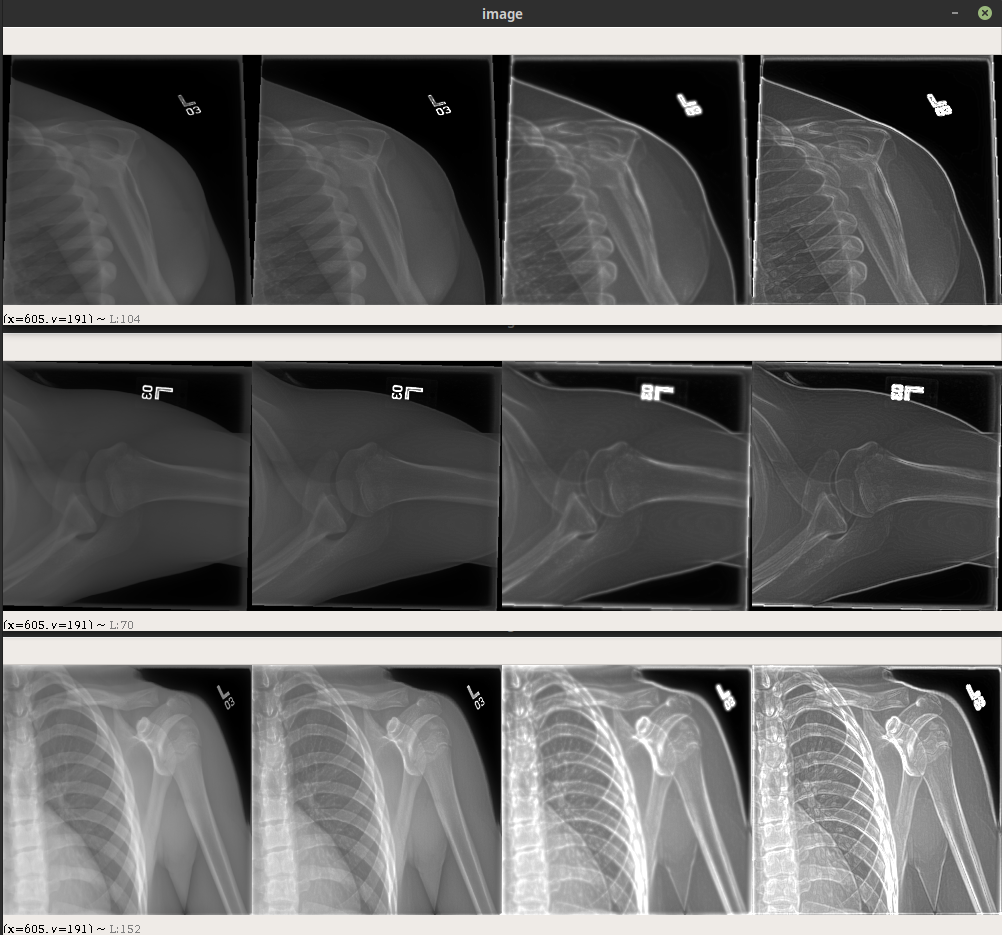
#> input picture Dataset/preprocess.png, 1002 x 935 px
$ python -i preprocess.py   (imports and definitions only)   (older library calls are emulated)
#> lines starting #> are read from the running program, lines starting #| are printed output that depends on the picture
#> further down, picture is the input picture: shape (935, 1002, 3); mean B, G, R 105.6, 106.3, 106.8
import cv2


def high_pass_filter(img):
    blur = cv2.GaussianBlur(img, (5,5), 100)
    diff = cv2.subtract(img, blur)
    sharp = cv2.add(img, diff)
    return sharp

def sobel(img):

    grad_x = cv2.Sobel(img, cv2.CV_16S, 1, 0, ksize=3, scale=1, delta=1)
    grad_y = cv2.Sobel(img, cv2.CV_16S, 0, 1, ksize=3, scale=1, delta=1)
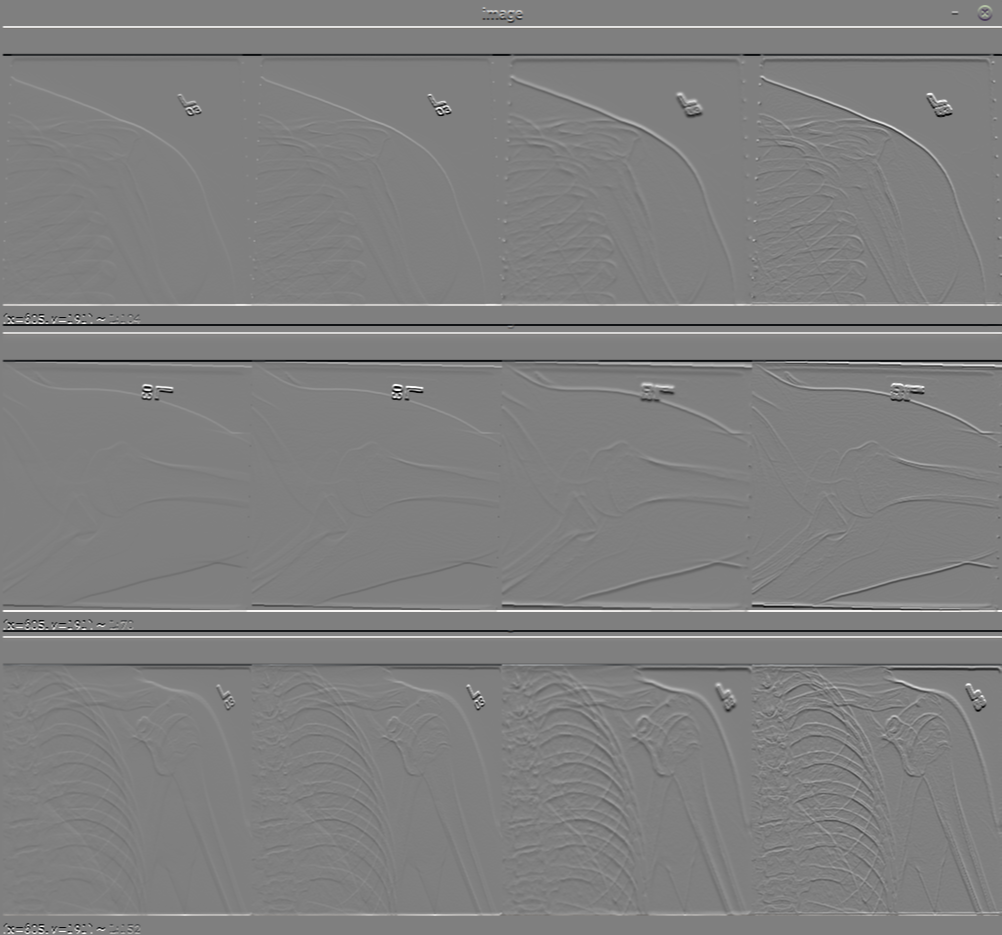
#> grad_y: shape (935, 1002, 3) int16; mean B, G, R 2.6, 2.6, 2.6; drawn with min black and max white

    abs_grad_x = cv2.convertScaleAbs(grad_x)
    abs_grad_y = cv2.convertScaleAbs(grad_y)
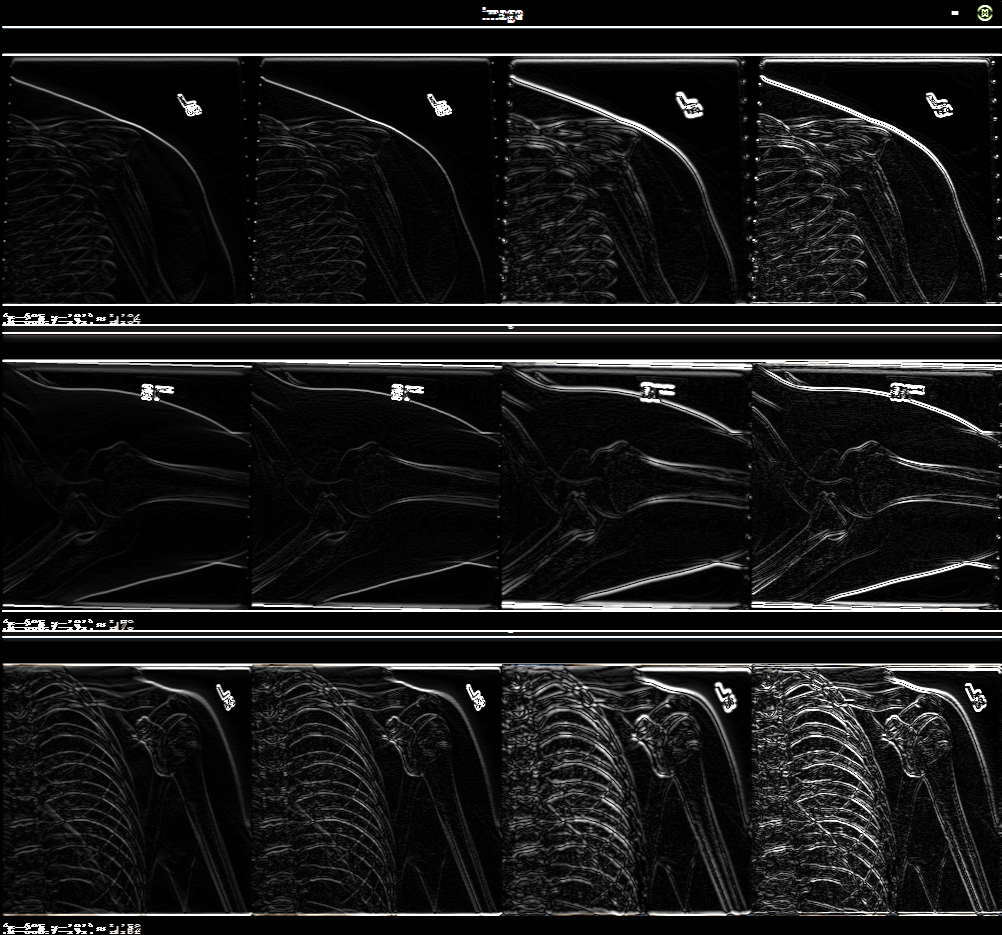
#> abs_grad_y: shape (935, 1002, 3); mean B, G, R 25.2, 25.2, 25.2

    uns_grad = cv2.addWeighted(abs_grad_x, 0.5, abs_grad_y, 0.5, 0)
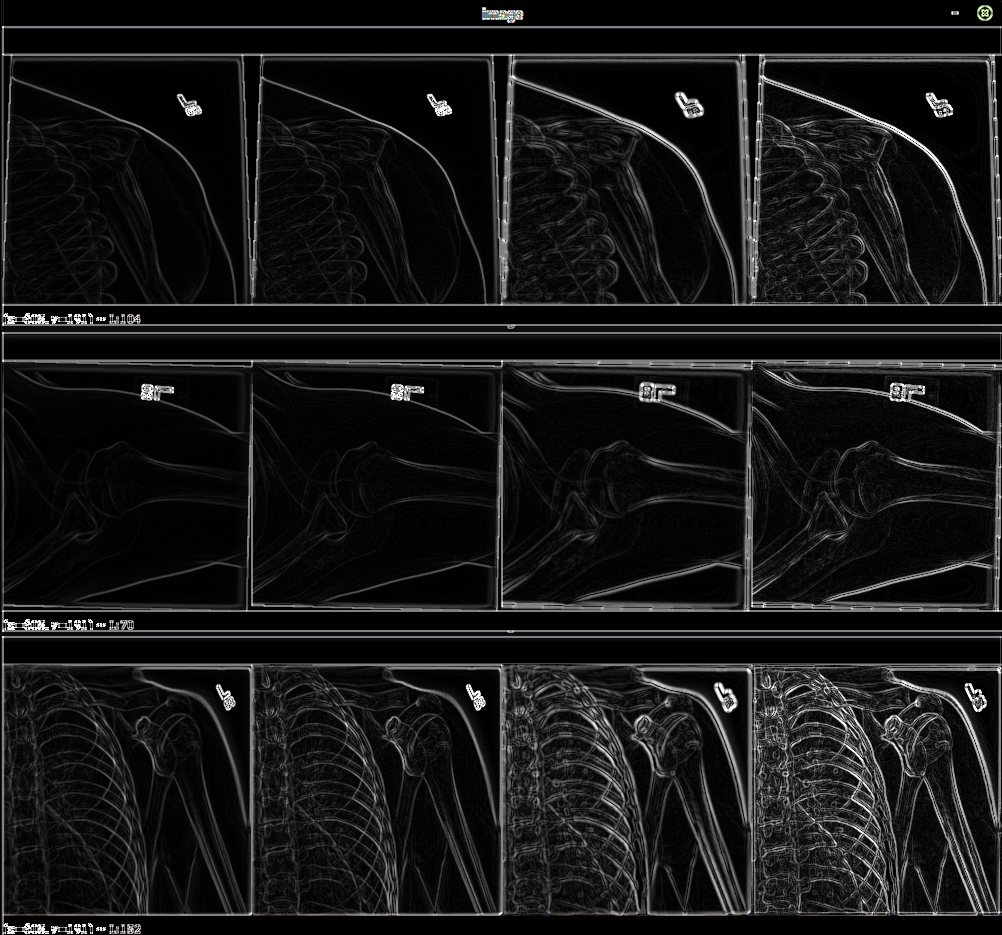
#> uns_grad: shape (935, 1002, 3); mean B, G, R 22.9, 22.9, 22.9

    #smoothing sobel
    smooth_grad = cv2.GaussianBlur(uns_grad, (5,5), 0)

    smooth_sobel = cv2.add(img, smooth_grad)
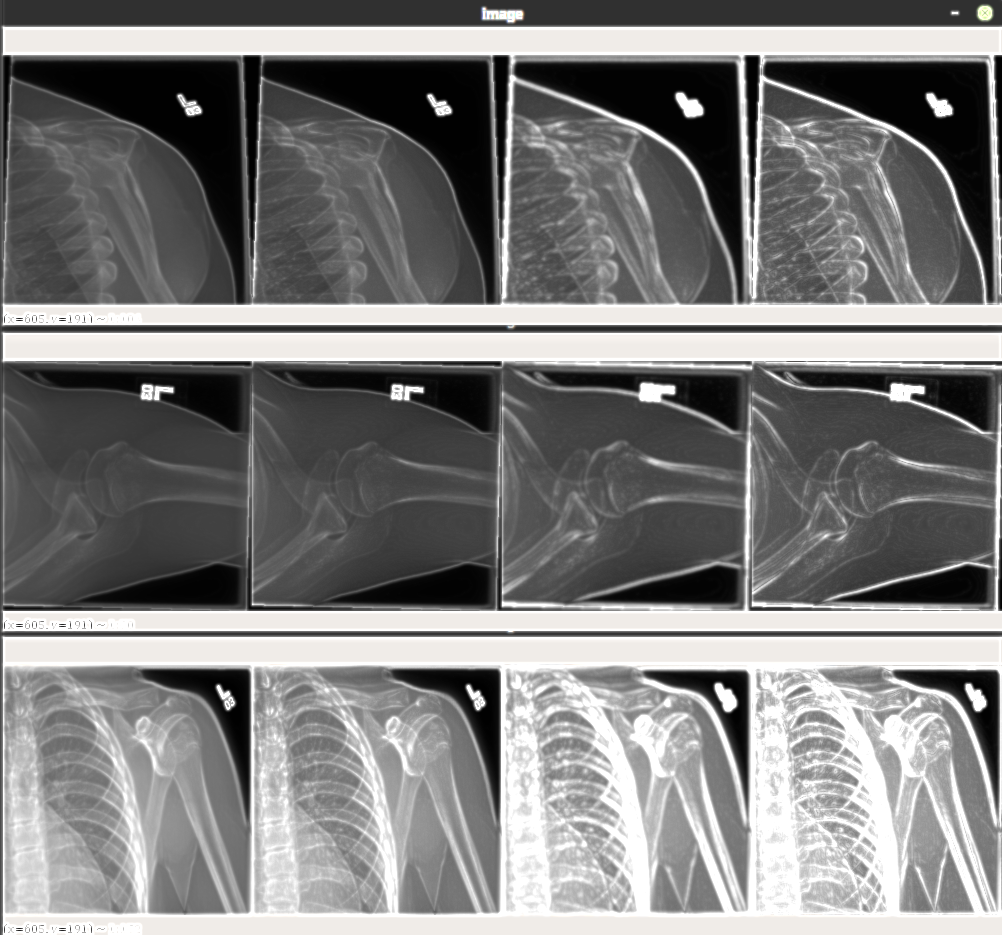
#> smooth_sobel: shape (935, 1002, 3); mean B, G, R 125.6, 126.2, 126.6

    sobel = cv2.add(img, uns_grad)
    return sobel, smooth_sobel


>>> import cv2
>>> picture = cv2.imread('Dataset/preprocess.png')
>>> result = sobel(picture)
